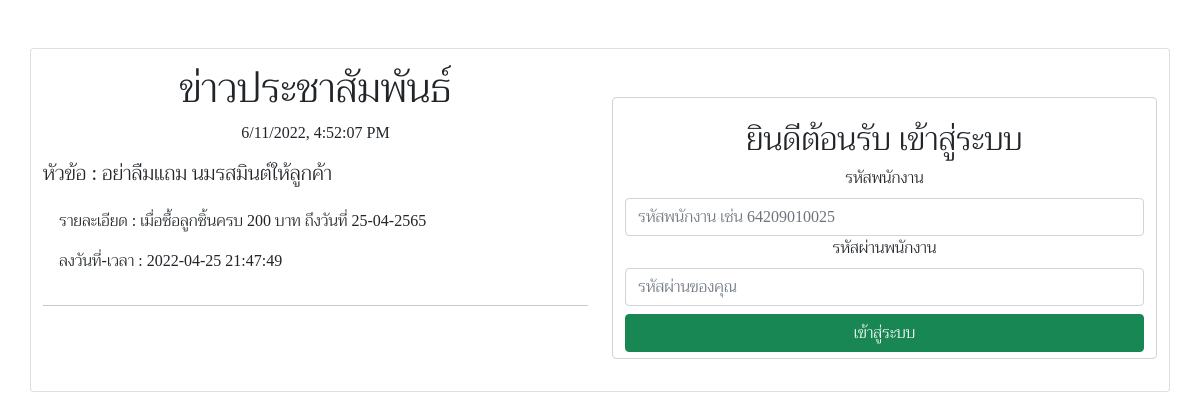
The app's page /pages/login.php with its own data.
### tables this page shows
CREATE TABLE `news` (
  `id_News` int(11) NOT NULL,
  `title_News` varchar(30) NOT NULL,
  `content_News` varchar(200) NOT NULL,
  `major_News` int(11) NOT NULL DEFAULT '0',
  `datetime_News` datetime NOT NULL
);

### pages/login.php (the view, shortened to what this page needs)
<!DOCTYPE html>
<html lang="en">
<head>
    <?php require('../php_action/bootstrap.php') ?>
</head>
<body onload="datetime()">
    <div class="form-signin">
        <div class="container card mt-5">
            <div class="row mb-3">
                <div class="col-lg-6 mt-3">
                    <h1 class="text-center">ข่าวประชาสัมพันธ์</h1>
                    <p class="text-center" id="time"><?php echo date("d-m-Y h:i:s") ?>
                    <p>
                        <?php
                        require_once('../php_action/dbconnect.php');
                        $sql = "SELECT * FROM news WHERE major_News = 1 ORDER BY id_news DESC LIMIT 2";
                        $result = $con->query($sql);
                        while ($row = $result->fetch_assoc()) {
                        ?>
                    <h5 class="card-title">
                        หัวข้อ :
                        <?php echo $row['title_News']; ?>
                    </h5>
                    <div class="card-body">
                        <p class="card-text">รายละเอียด : <?php echo $row['content_News']; ?></p>
                        <p class="mt-2 mb-0">ลงวันที่-เวลา : <?php echo $row['datetime_News']; ?></p>
                    </div>
                    <hr>
                <?php } ?>
                </div>
                <div class="col-lg-6">
                    <form action="../php_action/login_staff.php" name="login" method="post" class="form-control text-center mb-3 mt-5">
                        <h2 class="mt-3 text-center">ยินดีต้อนรับ เข้าสู่ระบบ</h2>
                        <label for="" class="form-label">รหัสพนักงาน</label>
                        <input type="text" class="form-control" name="numberstaff" id="" placeholder="รหัสพนักงาน เช่น 64209010025" required>
                        <label for="" class="form-label">รหัสผ่านพนักงาน</label>
                        <input type="password" class="form-control" name="password" placeholder="รหัสผ่านของคุณ" required>
                        <input type="submit" class="btn btn-success mt-2 w-100" value="เข้าสู่ระบบ">
                    </form>
                </div>
            </div>
        </div>
    </div>
</body>
</html>

### records on screen
news: title_News "อย่าลืมแถม นมรสมินต์ให้ลูกค้า", content_News "เมื่อซื้อลูกชิ้นครบ 200 บาท ถึงวันที่ 25-04-2565", datetime_News "2022-04-25 21:47:49"
